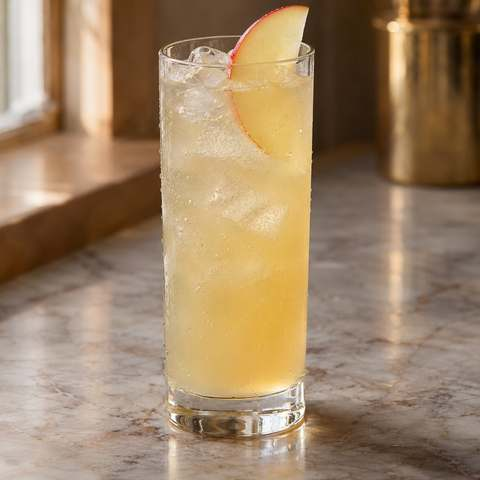
#> input picture apps/mobile/assets/collection/apple-fennel-vodka-collins.jpg, 480 x 480 px; its folder holds 3 pictures in this run
$ python photo_fingerprints.py
#> lines starting #> are read from the running program, lines starting #| are printed output that depends on the picture
"""Writes data/curated-photos/fingerprints.json: a content hash and a perceptual hash for every photo in the app.

make_collection.py runs this after it makes the app photos, so you don't normally run it yourself. The perceptual hash
(the standard 64-bit pHash) lets scripts/check_photo_duplicates.py spot the same photo used for two dishes, even after a
different crop, without needing Pillow in CI.

    python3 scripts/photo_fingerprints.py
"""
import hashlib
import json
import math
from pathlib import Path

from PIL import Image

ROOT = Path(__file__).resolve().parent.parent
PHOTOS = ROOT / "apps" / "mobile" / "assets" / "collection"
OUT = ROOT / "data" / "curated-photos" / "fingerprints.json"
N = 32
COS = [[math.cos(math.pi * (2 * x + 1) * u / (2 * N)) for x in range(N)] for u in range(N)]


def phash(path):
    """64-bit pHash: grayscale 32x32, 2D DCT, the 8x8 lowest frequencies compared with their median."""
    image = Image.open(path).convert("L").resize((N, N), Image.LANCZOS)
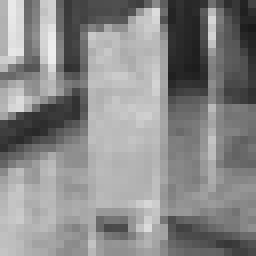
#> image: PIL image 32x32 L (shown 8 times larger); min 26, max 238, mean 136.6
    pixels = list(image.getdata())
#> pixels = 1024 values, max 238 at index 198, min 26 at index 127, mean 136.6
    rows = [pixels[r * N:(r + 1) * N] for r in range(N)]
#> rows = 32 items
    by_row = [[sum(row[x] * COS[u][x] for x in range(N)) for u in range(8)] for row in rows]
#> by_row = 32 items
    coefficients = [sum(by_row[y][u] * COS[v][y] for y in range(N)) for v in range(8) for u in range(8)]
#> coefficients = 64 values, max 139883 at index 0, min -9590.1 at index 2, mean 2406.6
    ordered = sorted(coefficients)
#> ordered = 64 values from -9590.1 to 139883
    median = (ordered[31] + ordered[32]) / 2
#> median = 61.81
    return sum(1 << i for i, c in enumerate(coefficients) if c > median)


def write_fingerprints():
    prints = {}
    for path in sorted(PHOTOS.glob("*.jpg")):
        prints[path.name] = {"sha256": hashlib.sha256(path.read_bytes()).hexdigest(), "phash": f"{phash(path):016x}"}
#> pass 2 of the loop in write_fingerprints, `for path in sorted(PHOTOS.glob("*.jpg")):`:
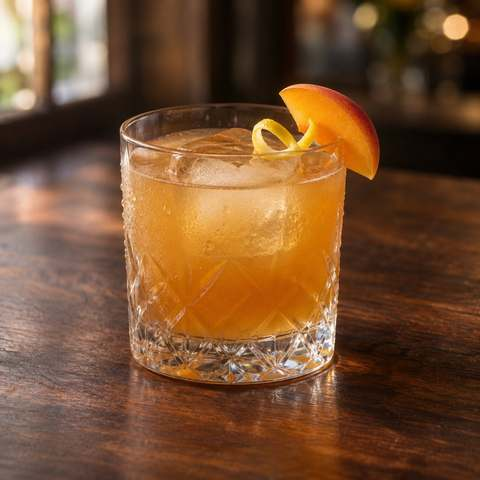
#> input picture apps/mobile/assets/collection/apricot-black-tea-whiskey-sour.jpg, 480 x 480 px
#> in phash (call 2), `image = Image.open(path).convert("L").resize((N, N), Image.LANCZOS)`:
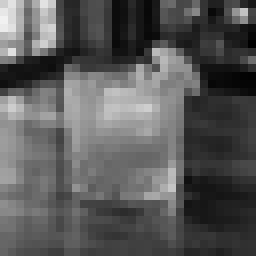
#> image: PIL image 32x32 L (shown 8 times larger); min 0, max 241, mean 88.3
#> pixels = 1024 values, max 241 at index 64, min 0 at index 191, mean 88.26
#> coefficients = 64 values, max 90377 at index 0, min -11477.7 at index 16, mean 2009.8
#> ordered = 64 values from -11477.7 to 90377
#> median = 29.72
#> pass 3 of the loop in write_fingerprints, `for path in sorted(PHOTOS.glob("*.jpg")):`:
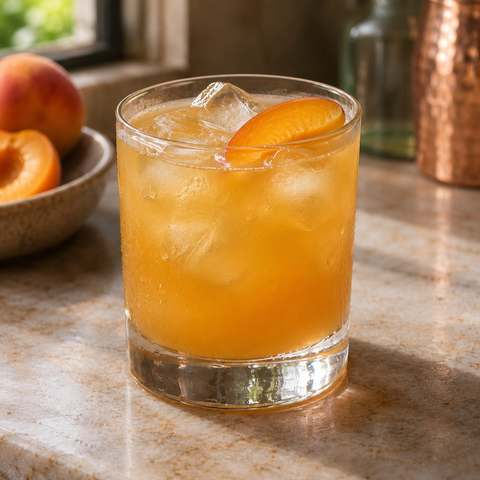
#> input picture apps/mobile/assets/collection/apricot-rosemary-tequila-sour.jpg, 480 x 480 px
#> in phash (call 3), `image = Image.open(path).convert("L").resize((N, N), Image.LANCZOS)`:
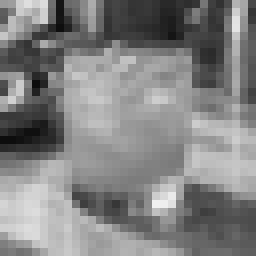
#> image: PIL image 32x32 L (shown 8 times larger); min 13, max 241, mean 130.2
#> pixels = 1024 values, max 241 at index 819, min 13 at index 324, mean 130.2
#> coefficients = 64 values, max 133344 at index 0, min -11125.8 at index 8, mean 2214.6
#> ordered = 64 values from -11125.8 to 133344
#> median = -223.8
    OUT.write_text(json.dumps(prints, indent=1, sort_keys=True) + "\n", encoding="utf-8")
    return len(prints)


if __name__ == "__main__":
    print(f"{write_fingerprints()} photo fingerprints written to {OUT.relative_to(ROOT)}")
